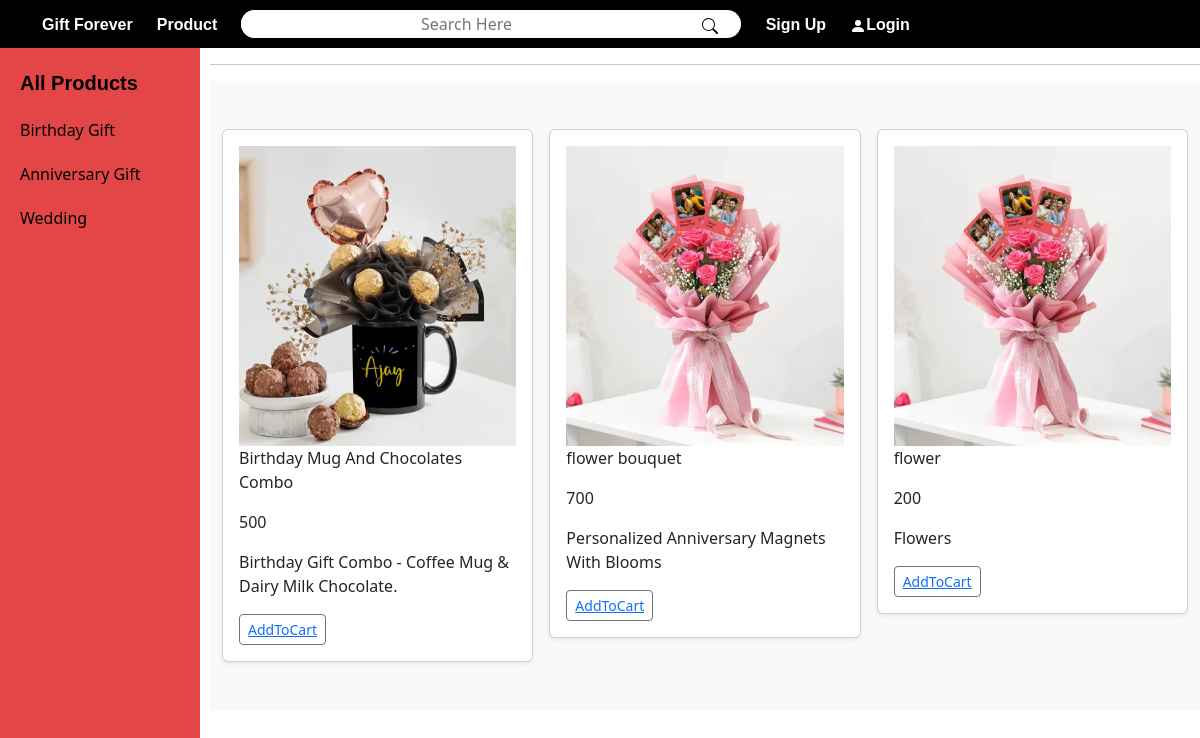
/product, run on an earlier commit of the app's database.
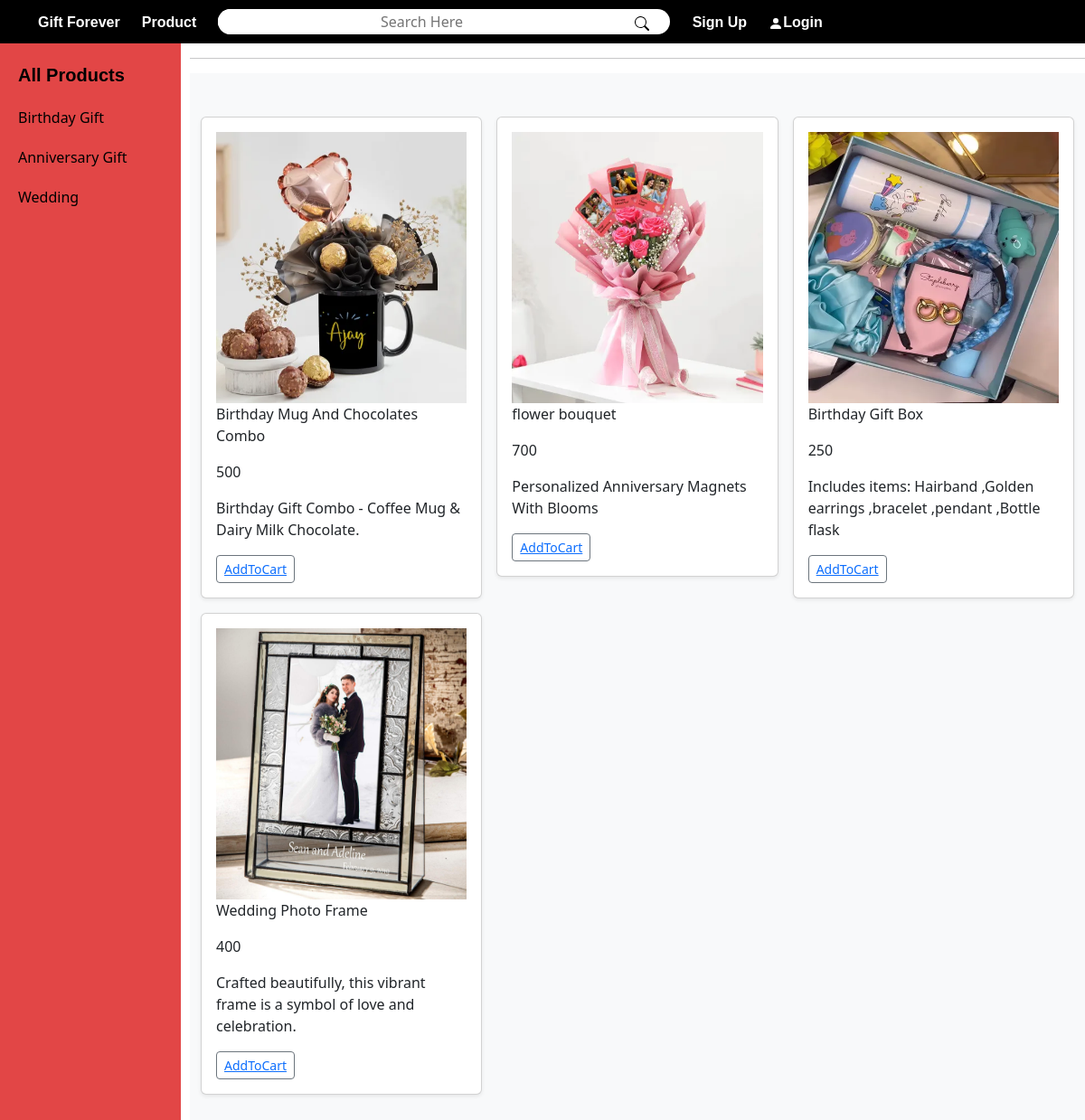
And on a later commit of the database.
### final_app/models.py (models this page shows, shortened)
class Category(models.Model):
    category_name=models.CharField(max_length=100)
    class Meta:
        db_table= 'category'

class Product(models.Model):
    img=models.ImageField(upload_to='image',default='')
    p_name=models.CharField(max_length=100)
    p_price=models.IntegerField()
    p_description=models.TextField(max_length=300)
    category=models.ForeignKey(Category,on_delete=models.CASCADE)
    class Meta:
        db_table='product'

### final_app/views.py (the view)
# urls.py: path('product',v.product_view),
def product_view(request):
    cate=Category.objects.all()
    pl=Product.objects.all()
    context={'Cate':cate,'pl':pl}
    return render(request,'product.html',context)

### final_app/templates/product.html (shortened to what this page needs)
{%extends 'category_list.html'%}
{%load static%}
{%block body%}
<link rel="stylesheet" href="{%static 'css/bmin.css'%}">
<hr>
<div class="album py-5 bg-body-tertiary">
    <div class="container">
      {%if pl%}
      <div class="row row-cols-1 row-cols-sm-2 row-cols-md-3 g-3">
        {%for i in pl%}
        <div class="col" >
          <div class="card shadow-sm">
            <div class="card-body" title="{{i.product.category}}">
              <img src="{{i.img}}" alt="Image not uploaded" width="100%" height="300px">
              <p class="card-text">{{i.p_name}}</p>
              <p class="card-text">{{i.p_price}}</p>
              <p class="card-text">{{i.p_description}}</p>
              <div class="d-flex justify-content-between align-items-center">
                <div class="btn-group">
                  <button type="button" class="btn btn-sm btn-outline-secondary"><a href="addtocart/{{i.id}}">AddToCart</a></button>
                </div>
              </div>
            </div>
          </div>
        </div>
        {%endfor%}
      </div>
      {%else%}
      <h1>No product found...</h1>
      {%endif%}
    </div>
  </div>
{%endblock%}

### final_app/templates/category_list.html (shortened to what this page needs)
{%include 'navbar.html'%}
{%load static%}
<link rel="stylesheet" href="{%static 'css/bmin.css'%}">
<div class="grid1">
    <div class="cate_list">
        <a href="/product">
            <div class="all_catelist">
                <p>All Products</p>
            </div>
        </a>
        {%for i in Cate%}
        <a href="/filter/{{i.id}}">
            <div class="all_cate">
                <p>{{ i.category_name }}</p>
            </div>
        </a>
        {%endfor%}
    </div>
</div>
<div class="main">
    {%block body%}
    {%endblock%}
</div>

### final_app/templates/navbar.html (shortened to what this page needs)
{%load static%}
{%block content%}
<nav class="menubar">
    <div class="contain">
        <div class="menu">
            <ul id="menu-ul">
                <li class="menu-li">
                    <a href="/" class="anch">Gift Forever</a>
                </li>
                <li class="menu-li">
                    <a href="product" class="anch">Product</a>
                </li>
                <li class="menu-li">
                    <div class="div1">
                        <form action="product_search" method="post" >
                            <input type="text" placeholder="Search Here" name="srch" class="txt"  >
                            <button type="submit" value="search" class="srch">
                                <svg xmlns="http://www.w3.org/2000/svg" width="16" height="16" fill="currentColor" class="bi bi-search" viewBox="0 0 16 16">
                                    <path d="M11.742 10.344a6.5 6.5 0 1 0-1.397 1.398h-.001q.044.06.098.115l3.85 3.85a1 1 0 0 0 1.415-1.414l-3.85-3.85a1 1 0 0 0-.115-.1zM12 6.5a5.5 5.5 0 1 1-11 0 5.5 5.5 0 0 1 11 0"/>
                                  </svg>
                            </button>
                        </form>
                    </div>
                </li>
                {%if user.is_authenticated%}
                <li class="menu-li">
                    <a href="clist" class="anch"><svg xmlns="http://www.w3.org/2000/svg" width="16" height="16" fill="currentColor" class="bi bi-cart-fill" viewBox="0 0 16 16">
                        <path d="M0 1.5A.5.5 0 0 1 .5 1H2a.5.5 0 0 1 .485.379L2.89 3H14.5a.5.5 0 0 1 .491.592l-1.5 8A.5.5 0 0 1 13 12H4a.5.5 0 0 1-.491-.408L2.01 3.607 1.61 2H.5a.5.5 0 0 1-.5-.5M5 12a2 2 0 1 0 0 4 2 2 0 0 0 0-4m7 0a2 2 0 1 0 0 4 2 2 0 0 0 0-4m-7 1a1 1 0 1 1 0 2 1 1 0 0 1 0-2m7 0a1 1 0 1 1 0 2 1 1 0 0 1 0-2"/>
                      </svg></a>
                </li>
                <li class="menu-li">
                    <a href="logout" class="anch"><svg xmlns="http://www.w3.org/2000/svg" width="16" height="16" fill="currentColor" class="bi bi-person-fill" viewBox="0 0 16 16">
                        <path d="M3 14s-1 0-1-1 1-4 6-4 6 3 6 4-1 1-1 1zm5-6a3 3 0 1 0 0-6 3 3 0 0 0 0 6"/>
                      </svg>Logout</a>
                </li>
                {%else%}
                <li class="menu-li">
                    <a href="register" class="anch">Sign Up</a>
                </li>
                <li class="menu-li">
                    <a href="login" class="anch"><svg xmlns="http://www.w3.org/2000/svg" width="16" height="16" fill="currentColor" class="bi bi-person-fill" viewBox="0 0 16 16">
                        <path d="M3 14s-1 0-1-1 1-4 6-4 6 3 6 4-1 1-1 1zm5-6a3 3 0 1 0 0-6 3 3 0 0 0 0 6"/>
                      </svg>Login</a>
                </li>
                {%endif%}
            </ul>
        </div>
    </div>
</nav>
{%endblock content%}

### final_app/templates/navbar.html (style rules this page uses)
.menubar { background-color: black; position: sticky; top: 0; z-index: 999; }
.menu-li { display: inline-block; padding: 10PX; }
.anch { text-decoration: none; color: #ffff; font-family: "PublicSans Regular", Sans-Serif; font-weight: 600; margin-bottom: 15px; }
.div1 { width: 500px; height: 28px; display: flex; background-color: #ffff; border-radius: 15px; border: none; text-align: center; }
.txt { width: 450px; height: 28px; border-radius: 15px; border: none; text-align: center; }
.srch { height: 20px; border: none; background-color: #ffff; }

### final_app/templates/category_list.html (style rules this page uses)
* { list-style: none; text-decoration: none; }
.grid1 { background-color: #e24646; width: 200px; height: 100%; position: fixed; left: 0; margin-top: -16px; }
.cate_list a { text-decoration: none; display: block; padding-left: 20px; margin-top: 20px; }
.all_cate { color: black; }
.all_catelist { color: black; font-family: 'Franklin Gothic Medium', 'Arial Narrow', Arial, sans-serif; font-size: 20px; font-weight: 700; }
.main { padding-left: 210px; }

What changed in the data, as far as the page shows it:
removed Product: img (picture), p_name "flower", p_price "200", p_description "Flowers"
added Product: img (picture), p_name "Birthday Gift Box", p_price "250", p_description "Includes items: Hairband ,Golden earrings ,bracelet ,pendant ,Bottle flask"
added Product: img (picture), p_name "Wedding Photo Frame", p_price "400", p_description "Crafted beautifully, this vibrant frame is a symbol of love and celebration."
